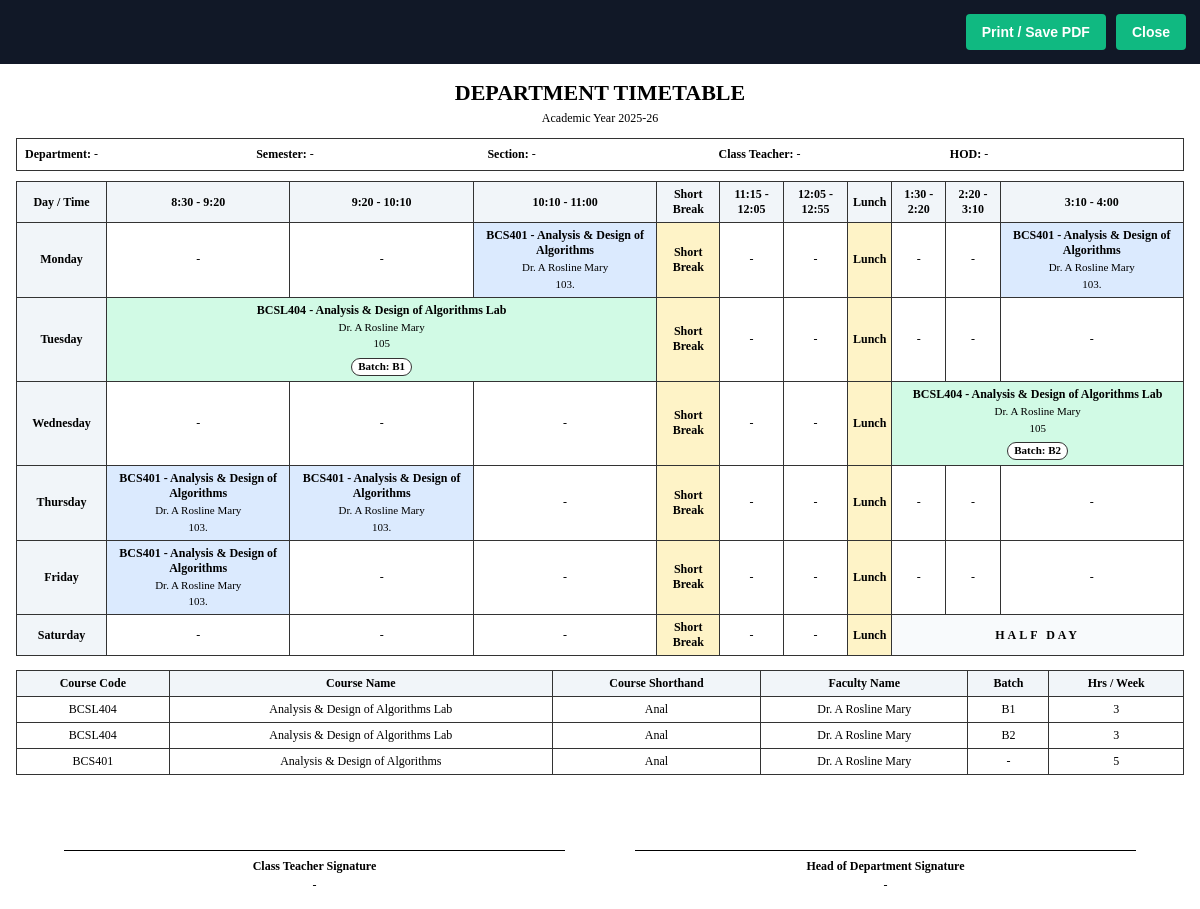
The page /timetable/print?faculty_id=1 on the database its author committed.
### models.py (models this page shows)
class Subject(db.Model):
    __tablename__ = 'subjects'
    id = db.Column(db.Integer, primary_key=True)
    code = db.Column(db.String(20), nullable=False)
    name = db.Column(db.String(100), nullable=False)
    subject_type = db.Column(db.String(20), nullable=False) # Theory, Core Lab, Integrated Lab
    department_id = db.Column(db.Integer, db.ForeignKey('departments.id'), nullable=False)

class Faculty(db.Model):
    __tablename__ = 'faculty'
    id = db.Column(db.Integer, primary_key=True)
    name = db.Column(db.String(100), nullable=False)
    home_department_id = db.Column(db.Integer, db.ForeignKey('departments.id'), nullable=False)
    max_hours_per_day = db.Column(db.Integer, default=6)
    capability = db.Column(db.String(20), default='Both') # Theory, Lab, Both
    is_interdepartmental = db.Column(db.Boolean, default=False)
    home_department = db.relationship('Department', backref='faculty_members')

class Room(db.Model):
    __tablename__ = 'rooms'
    id = db.Column(db.Integer, primary_key=True)
    name = db.Column(db.String(50), nullable=False)
    room_type = db.Column(db.String(20), nullable=False) # Lab, Theory
    department_id = db.Column(db.Integer, db.ForeignKey('departments.id'), nullable=True)
    department = db.relationship('Department')

class Schedule(db.Model):
    __tablename__ = 'schedules'
    id = db.Column(db.Integer, primary_key=True)
    schedule_type = db.Column(db.String(10), nullable=False) # 'Lab', 'Theory'
    subject_id = db.Column(db.Integer, db.ForeignKey('subjects.id'), nullable=False)
    faculty_id = db.Column(db.Integer, db.ForeignKey('faculty.id'), nullable=False)
    asst_faculty_id = db.Column(db.Integer, db.ForeignKey('faculty.id'), nullable=True)
    room_id = db.Column(db.Integer, db.ForeignKey('rooms.id'), nullable=False)
    day = db.Column(db.String(20), nullable=False)
    slot_index = db.Column(db.Integer, nullable=False) # 0 to N slots per day
    duration_slots = db.Column(db.Integer, default=1) # 1 for theory, 2 for integrated, 3 for core
    semester = db.Column(db.Integer, nullable=False)
    section = db.Column(db.String(10), nullable=False)
    batch = db.Column(db.String(10), nullable=True)
    academic_year = db.Column(db.String(20), nullable=False, default='2025-26')
    subject = db.relationship('Subject')
    faculty = db.relationship('Faculty', foreign_keys=[faculty_id])
    room = db.relationship('Room')

### app.py (the view)
@app.route('/timetable/print', methods=['GET'])
def print_timetable():
    semester = request.args.get('semester')
    section = request.args.get('section')
    academic_year = request.args.get('academic_year') or '2025-26'
    faculty_id = request.args.get('faculty_id')
    department_id = request.args.get('department_id')
    class_teacher = request.args.get('class_teacher') or '-'
    hod = request.args.get('hod') or '-'
    query = Schedule.query
    if academic_year:
        query = query.filter_by(academic_year=academic_year)
    if semester:
        query = query.filter_by(semester=semester)
    if section:
        normalized_section = section.strip().lower()
        query = query.filter(or_(
            func.lower(func.trim(Schedule.section)) == normalized_section,
            func.lower(func.trim(Schedule.batch)) == normalized_section
        ))
    if faculty_id:
        query = query.filter(or_(
            Schedule.faculty_id == faculty_id,
            Schedule.asst_faculty_id == faculty_id
        ))
    if department_id:
        query = query.join(Subject).filter(Subject.department_id == department_id)
    schedules = []
    for schedule in query.all():
        schedules.append({
            "id": schedule.id,
            "type": schedule.schedule_type,
            "subject_code": schedule.subject.code,
            "subject_id": schedule.subject_id,
            "subject": schedule.subject.name,
            "faculty": schedule.faculty.name,
            "room": schedule.room.name,
            "day": schedule.day,
            "slot_index": schedule.slot_index,
            "duration": schedule.duration_slots,
            "semester": schedule.semester,
            "section": schedule.section,
            "academic_year": schedule.academic_year,
            "batch": schedule.batch
        })
    days = ['Monday', 'Tuesday', 'Wednesday', 'Thursday', 'Friday', 'Saturday']
    slot_labels = ['8:30 - 9:20', '9:20 - 10:10', '10:10 - 11:00', '11:15 - 12:05', '12:05 - 12:55', '1:30 - 2:20', '2:20 - 3:10', '3:10 - 4:00']
    grid_rows = []
    for day in days:
        starts = {}
        for item in schedules:
            if item["day"] != day:
                continue
            starts.setdefault(int(item["slot_index"]), []).append(item)
        row_cells = []
        skip = 0
        for slot_index in range(8):
            if skip:
                skip -= 1
                continue
            if slot_index == 3:
                row_cells.append({"kind": "break", "label": "Short Break", "colspan": 1})
            if slot_index == 5:
                row_cells.append({"kind": "break", "label": "Lunch", "colspan": 1})
            if day == 'Saturday' and slot_index == 5:
                row_cells.append({"kind": "half", "label": "HALF DAY", "colspan": 3})
                skip = 2
                continue
            schedule_group = starts.get(slot_index)
            if schedule_group:
                schedule_group.sort(key=lambda item: (item.get("batch") or "", item["subject_code"]))
                duration = max(int(item["duration"]) for item in schedule_group)
                row_cells.append({
                    "kind": "schedule",
                    "schedules": schedule_group,
                    "colspan": duration,
                    "is_lab": any("Lab" in item["type"] for item in schedule_group)
                })
                skip = duration - 1
            else:
                row_cells.append({"kind": "empty", "label": "-", "colspan": 1})
        grid_rows.append({"day": day, "cells": row_cells})
    summary = {}
    for schedule in schedules:
        key = f"{schedule['subject_id']}::{schedule['type']}::{schedule.get('batch') or ''}"
        if key not in summary:
            summary[key] = {
                "code": schedule["subject_code"],
                "name": schedule["subject"],
                "short": schedule["subject"][:4],
                "faculty": set(),
                "batch": schedule.get("batch") or "-",
                "hours": 0
            }
        summary[key]["faculty"].add(schedule["faculty"])
        summary[key]["hours"] += int(schedule["duration"])
    summary_rows = []
    for item in summary.values():
        summary_rows.append({
            "code": item["code"],
            "name": item["name"],
            "short": item["short"],
            "faculty": ", ".join(sorted(item["faculty"])),
            "batch": item["batch"],
            "hours": item["hours"]
        })
    department = Department.query.get(int(department_id)) if department_id else None
    return render_template(
        'timetable_print.html',
        days=days,
        slot_labels=slot_labels,
        grid_rows=grid_rows,
        summary_rows=summary_rows,
        department=department.name if department else '-',
        semester=semester or '-',
        section=section or '-',
        academic_year=academic_year,
        class_teacher=class_teacher,
        hod=hod,
        has_schedules=bool(schedules)
    )

### templates/timetable_print.html (shortened to what this page needs)
<!DOCTYPE html>
<html lang="en">
<head>
</head>
<body>
    <div class="print-actions">
        <button type="button" onclick="window.print()">Print / Save PDF</button>
        <button type="button" onclick="window.close()">Close</button>
    </div>
    <main class="page">
        <div class="print-header">
            <h1>Department Timetable</h1>
            <div>Academic Year {{ academic_year }}</div>
        </div>
        <section class="meta">
            <div><strong>Department:</strong> {{ department }}</div>
            <div><strong>Semester:</strong> {{ semester }}</div>
            <div><strong>Section:</strong> {{ section }}</div>
            <div><strong>Class Teacher:</strong> {{ class_teacher }}</div>
            <div><strong>HOD:</strong> {{ hod }}</div>
        </section>
        {% if has_schedules %}
            <table>
                <thead>
                    <tr>
                        <th>Day / Time</th>
                        <th>8:30 - 9:20</th>
                        <th>9:20 - 10:10</th>
                        <th>10:10 - 11:00</th>
                        <th>Short Break</th>
                        <th>11:15 - 12:05</th>
                        <th>12:05 - 12:55</th>
                        <th>Lunch</th>
                        <th>1:30 - 2:20</th>
                        <th>2:20 - 3:10</th>
                        <th>3:10 - 4:00</th>
                    </tr>
                </thead>
                <tbody>
                    {% for row in grid_rows %}
                        <tr>
                            <th class="day-cell">{{ row.day }}</th>
                            {% for cell in row.cells %}
                                {% if cell.kind == 'schedule' %}
                                    {% set schedules = cell.schedules if cell.schedules is defined else [cell.schedule] %}
                                    {% set is_lab_cell = cell.is_lab if cell.is_lab is defined else ('Lab' in cell.schedule.type) %}
                                    <td colspan="{{ cell.colspan }}" class="schedule-cell {{ 'cell-lab' if is_lab_cell else 'cell-theory' }}">
                                        {% for schedule in schedules %}
                                            <div class="stacked-schedule">
                                                <div class="subject">{{ schedule.subject_code }} - {{ schedule.subject }}</div>
                                                <div class="details">{{ schedule.faculty }}</div>
                                                <div class="details">{{ schedule.room }}</div>
                                                {% if schedule.batch %}
                                                    <div class="details"><span class="batch-line">Batch: {{ schedule.batch }}</span></div>
                                                {% endif %}
                                            </div>
                                        {% endfor %}
                                    </td>
                                {% elif cell.kind == 'break' %}
                                    <td class="break-cell">{{ cell.label }}</td>
                                {% elif cell.kind == 'half' %}
                                    <td colspan="{{ cell.colspan }}" class="half-cell">{{ cell.label }}</td>
                                {% else %}
                                    <td>{{ cell.label }}</td>
                                {% endif %}
                            {% endfor %}
                        </tr>
                    {% endfor %}
                </tbody>
            </table>
            <table class="summary">
                <thead>
                    <tr>
                        <th>Course Code</th>
                        <th>Course Name</th>
                        <th>Course Shorthand</th>
                        <th>Faculty Name</th>
                        <th>Batch</th>
                        <th>Hrs / Week</th>
                    </tr>
                </thead>
                <tbody>
                    {% for item in summary_rows %}
                        <tr>
                            <td>{{ item.code }}</td>
                            <td>{{ item.name }}</td>
                            <td>{{ item.short }}</td>
                            <td>{{ item.faculty }}</td>
                            <td>{{ item.batch }}</td>
                            <td>{{ item.hours }}</td>
                        </tr>
                    {% endfor %}
                </tbody>
            </table>
            <section class="signature-panel">
                <div class="signature-box">
                    <div class="signature-line"></div>
                    Class Teacher Signature
                    <span>{{ class_teacher }}</span>
                </div>
                <div class="signature-box">
                    <div class="signature-line"></div>
                    Head of Department Signature
                    <span>{{ hod }}</span>
                </div>
            </section>
        {% else %}
            <div class="empty-note">No timetable found for this selection.</div>
        {% endif %}
    </main>
</body>
</html>

### templates/timetable_print.html (style rules this page uses)
* { box-sizing: border-box; }
body { margin: 0; background: #ffffff; color: #000000; font-family: "Times New Roman", Times, serif; font-size: 12px; }
.print-actions { display: flex; justify-content: flex-end; gap: 10px; padding: 14px; background: #111827; }
.print-actions button { border: 0; border-radius: 4px; padding: 10px 16px; background: #10b981; color: #ffffff; font: 700 14px Arial, sans-serif; cursor: pointer; }
.page { padding: 16px; }
.print-header { text-align: center; margin-bottom: 12px; }
.print-header h1 { margin: 0 0 5px; font-size: 22px; text-transform: uppercase; }
.meta { display: grid; grid-template-columns: repeat(5, 1fr); gap: 6px; margin-bottom: 10px; border: 1px solid #333333; padding: 8px; }
.meta div { min-width: 0; }
table { width: 100%; border-collapse: collapse; page-break-inside: avoid; }
th, td { border: 1px solid #333333; padding: 5px; text-align: center; vertical-align: middle; }
th { background: #f1f5f9; font-weight: 700; }
.day-cell { width: 90px; font-weight: 700; }
.schedule-cell { min-width: 95px; line-height: 1.25; }
.cell-lab { background: #d1fae5; }
.cell-theory { background: #dbeafe; }
.break-cell { background: #fef3c7; font-weight: 700; }
.half-cell { background: #f8fafc; font-weight: 700; letter-spacing: 3px; }
.subject { font-weight: 700; }
.details { margin-top: 3px; font-size: 11px; }
.batch-line { display: inline-block; margin-top: 4px; padding: 1px 6px; border: 1px solid #333333; border-radius: 999px; font-weight: 700; background: #ffffff; }
.summary { margin-top: 14px; }
.signature-panel { display: grid; grid-template-columns: 1fr 1fr; gap: 70px; margin-top: 36px; padding: 0 48px; }
.signature-line { border-bottom: 1.5px solid #000000; height: 40px; margin-bottom: 8px; }
.signature-box { text-align: center; font-weight: 700; }
.signature-box span { display: block; margin-top: 4px; font-weight: 400; }

### rows shown on the page
Subject: subject_code "BCS401" "BCS401" "BCS401" "BCS401" "BCS401", subject "Analysis & Design of Algorithms" "Analysis & Design of Algorithms" "Analysis & Design of Algorithms" "Analysis & Design of Algorithms" "Analysis & Design of Algorithms", code "BCS401", name "Analysis & Design of Algorithms"
Faculty: faculty "Dr. A Rosline Mary" "Dr. A Rosline Mary" "Dr. A Rosline Mary" "Dr. A Rosline Mary" "Dr. A Rosline Mary" "Dr. A Rosline Mary" "Dr. A Rosline Mary", faculty "Dr. A Rosline Mary" "Dr. A Rosline Mary" "Dr. A Rosline Mary"
Room: room "103." "103." "103." "103." "103."
Subject: subject_code "BCSL404" "BCSL404", subject "Analysis & Design of Algorithms Lab" "Analysis & Design of Algorithms Lab", code "BCSL404" "BCSL404", name "Analysis & Design of Algorithms Lab" "Analysis & Design of Algorithms Lab"
Room: room "105" "105"
Schedule: batch "B1", batch "B1"
Schedule: batch "B2", batch "B2"

### other values the page prints
{{ academic_year }} "2025-26"
{{ department }} "-"
{{ semester }} "-"
{{ section }} "-"
{{ class_teacher }} "-"
{{ hod }} "-"
{{ row.day }} "Monday" "Tuesday" "Wednesday" "Thursday" "Friday" "Saturday"
{{ cell.label }} "-" "-" "-" "-" "-" "-" "-" "-" "-" "-" "-" "-" "-" "-" "-" "-" "-" "-" "-" "-" "-" "-" "-" "-" "-" "-" "-" "-" "-" "-" "-" "-" "-" "-"
{{ cell.label }} "Short Break" "Lunch" "Short Break" "Lunch" "Short Break" "Lunch" "Short Break" "Lunch" "Short Break" "Lunch" "Short Break" "Lunch"
{{ cell.label }} "HALF DAY"
{{ item.short }} "Anal" "Anal" "Anal"
{{ item.hours }} "3" "3" "5"
{{ item.batch }} "-"
